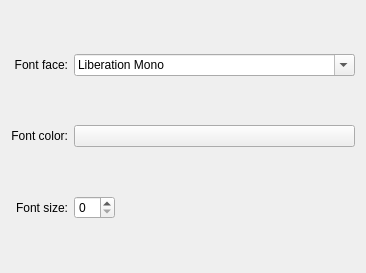
<?xml version="1.0" encoding="UTF-8"?>
<ui version="4.0">
 <class>prefs_lyrics</class>
 <widget class="QWidget" name="prefs_lyrics">
  <property name="geometry">
   <rect>
    <x>0</x>
    <y>0</y>
    <width>366</width>
    <height>273</height>
   </rect>
  </property>
  <layout class="QGridLayout" name="gridLayout">
   <item row="0" column="0">
    <widget class="QLabel" name="label">
     <property name="text">
      <string>Font face:</string>
     </property>
     <property name="alignment">
      <set>Qt::AlignRight|Qt::AlignTrailing|Qt::AlignVCenter</set>
     </property>
    </widget>
   </item>
   <item row="0" column="1" colspan="2">
    <widget class="QFontComboBox" name="kcfg_font">
     <property name="currentFont">
      <font>
       <family>Monospace</family>
       <pointsize>10</pointsize>
       <stylestrategy>PreferDefault</stylestrategy>
      </font>
     </property>
    </widget>
   </item>
   <item row="1" column="0">
    <widget class="QLabel" name="label_2">
     <property name="text">
      <string>Font color:</string>
     </property>
     <property name="alignment">
      <set>Qt::AlignRight|Qt::AlignTrailing|Qt::AlignVCenter</set>
     </property>
    </widget>
   </item>
   <item row="1" column="1" colspan="2">
    <widget class="KColorButton" name="kcfg_color"/>
   </item>
   <item row="2" column="0">
    <widget class="QLabel" name="label_3">
     <property name="text">
      <string>Font size:</string>
     </property>
     <property name="alignment">
      <set>Qt::AlignRight|Qt::AlignTrailing|Qt::AlignVCenter</set>
     </property>
    </widget>
   </item>
   <item row="2" column="2">
    <spacer name="horizontalSpacer">
     <property name="orientation">
      <enum>Qt::Horizontal</enum>
     </property>
     <property name="sizeHint" stdset="0">
      <size>
       <width>256</width>
       <height>20</height>
      </size>
     </property>
    </spacer>
   </item>
   <item row="2" column="1">
    <widget class="QSpinBox" name="kcfg_size"/>
   </item>
  </layout>
 </widget>
 <customwidgets>
  <customwidget>
   <class>KColorButton</class>
   <extends>QPushButton</extends>
   <header>KColorButton</header>
  </customwidget>
 </customwidgets>
 <resources/>
 <connections/>
</ui>
